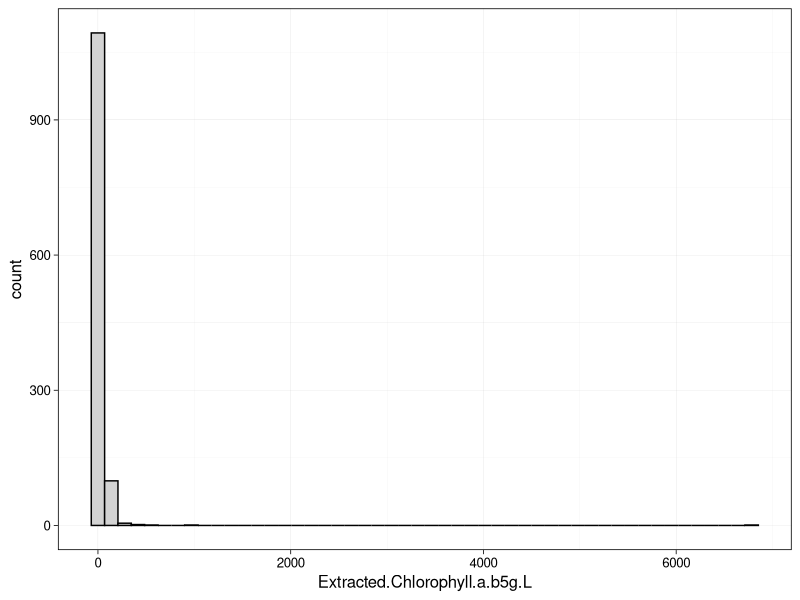
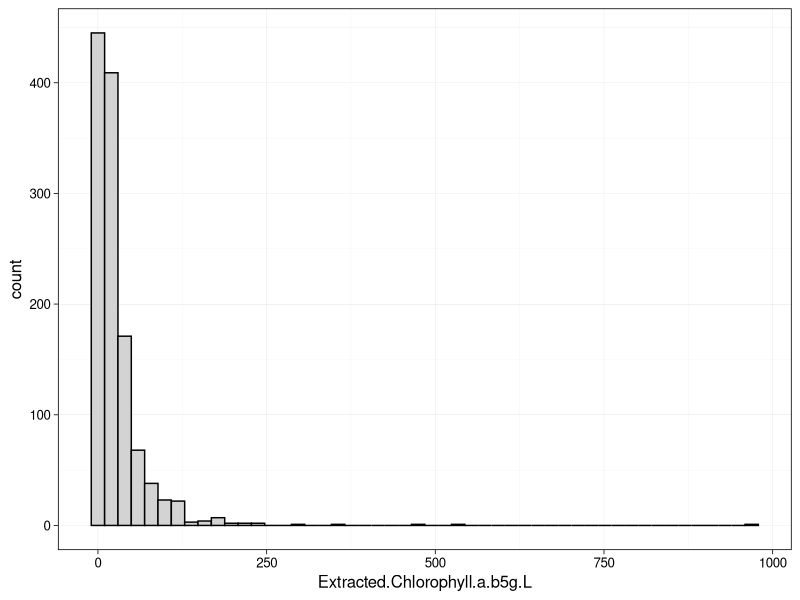
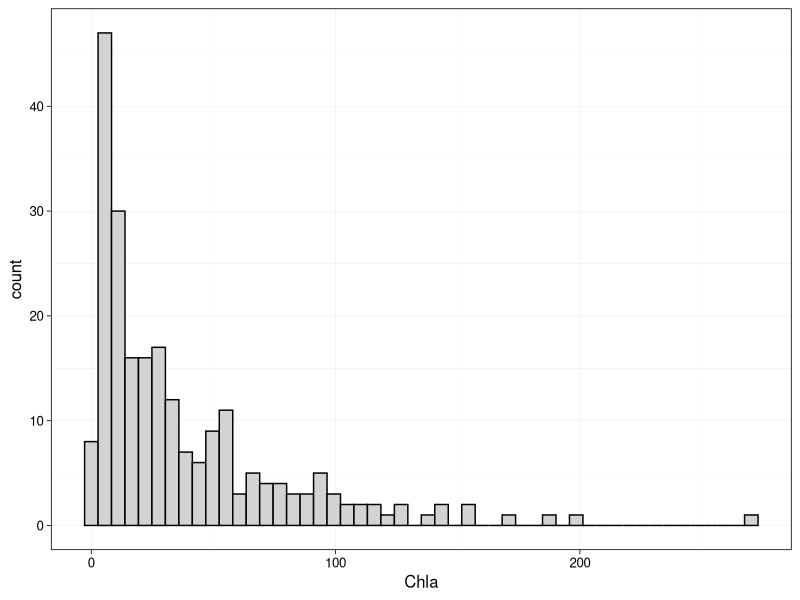
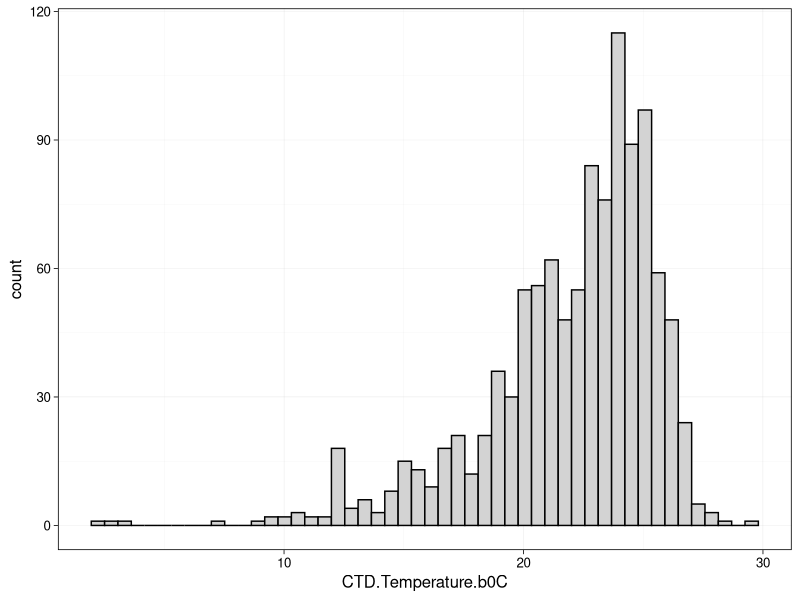
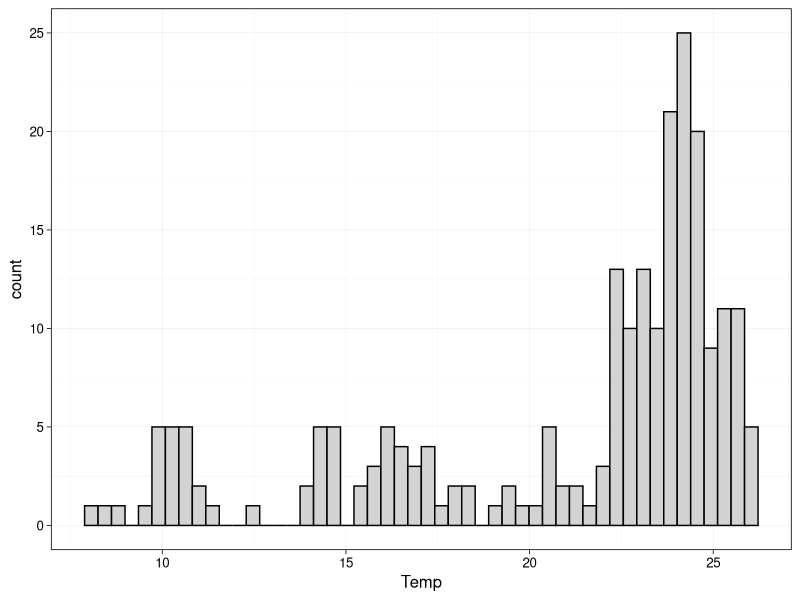
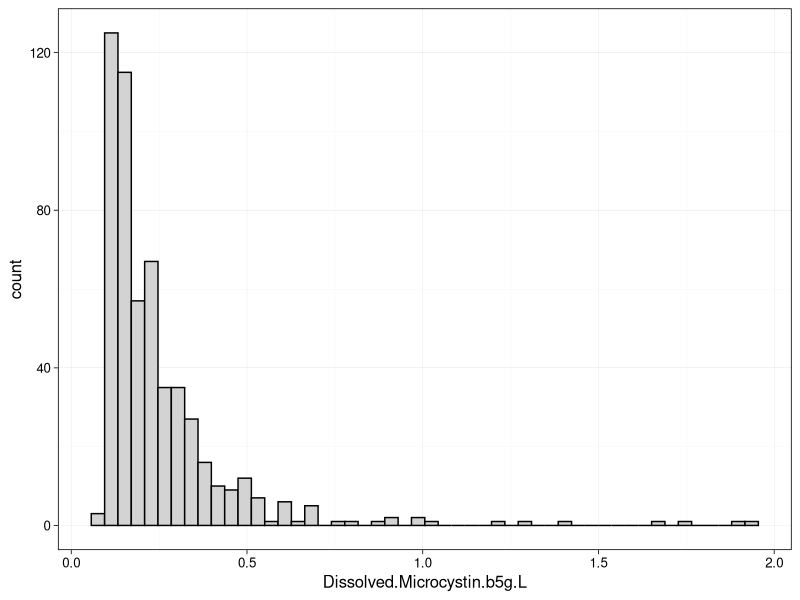
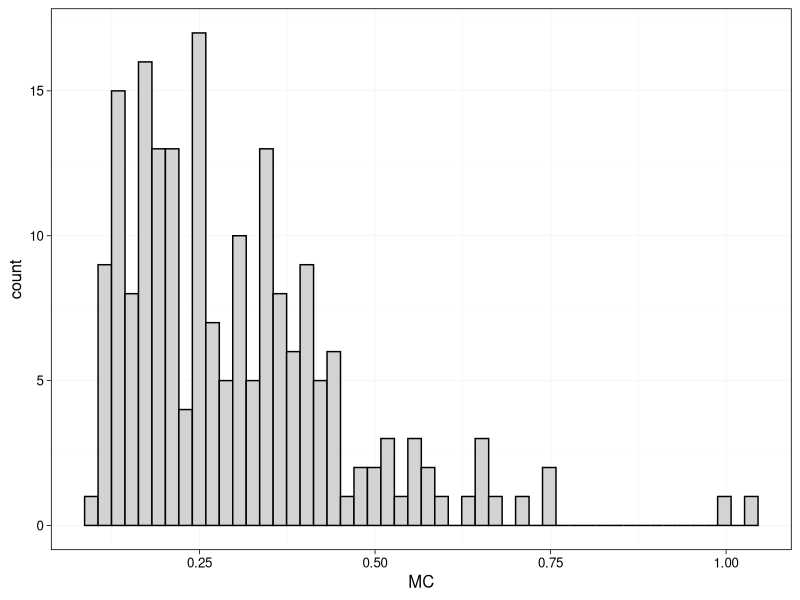
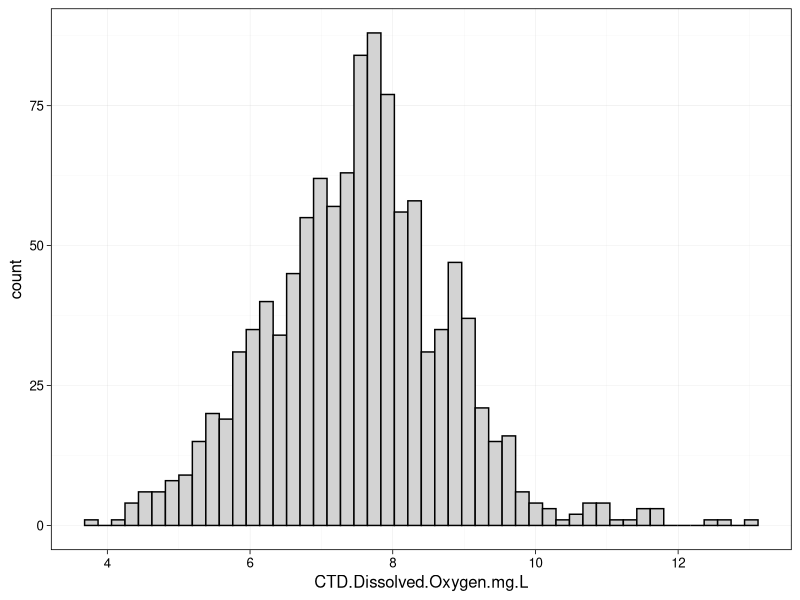

These charts were generated, in order, by the following R code:
library(ggplot2)
library(tidyverse)
library(dplyr)
#install.packages("data.table")
library(data.table)


erie_data_2022 <- read.csv("./Data/Processed/Erie_2022_processed.csv")
erie_data_2012_2018 <- read.csv("./Data/Processed/Erie_2012_2018_processed.csv")

erie_data_2012_2018$Date <- as.Date(erie_data_2012_2018$Date, format="%m/%d/%Y")
erie_data_2012_2018 <- erie_data_2012_2018 %>%
  mutate(year=year(Date)) %>%
  mutate(month=month(Date))

##setting ggplot theme
ggplot_theme <- theme_linedraw(base_size = 12) +
  theme(panel.grid=element_line(colour="gray"),
        axis.text = element_text(color = "black"), 
        legend.position = "top")
theme_set(ggplot_theme)

##summary of 2012-2018 data
summary(erie_data_2012_2018)
#Chla (unit?): min = 0.710, max = 6784.000, mean = 34.014, NAs = 3
#PC (unit?): min = 0.01, max = 8227.92, mean = 29.16, NAs = 36
#MC (unit?): min = 0.0800, max = 1.9400, mean = 0.2527, NAs = 659
#DO (mg/L): min = 3.790, max = 13.040, mean = 7.516, NAs = 94
#CTD Temp (celsius): min = 2.40, max = 29.70, mean = 21.97, NAs = 97
#nitrate.nitrite (mg/L): min = 0.0020, max = 9.4530, mean = 0.9134, NAs = 371
#TDP (unit?): min = 0.16, max = 273.58, mean = 19.10, NAs = 330

summary_df_2012_2018 <- data_frame(Variable = c("Chlorophyll-a", "Phycocyanin", "Microcystin", "Dissolved oxygen", "Temperature", "Nitrate + Nitrite", "Total dissolved phosphorus"),
                              Minimum = c(0.710, 0.01, 0.0800, 3.790, 2.40, 0.0020, 0.16),
                              Maximum = c(6784.000, 8227.92, 1.9400, 13.040, 29.70, 9.4530, 273.58), 
                              Mean = c(34.014, 29.16, 0.2527, 7.516, 21.97, 0.9134, 19.10))
colnames(summary_df_2012_2018)[1] <- ""
summary_table_2012_2018 <- as.data.table(summary_df_2012_2018)
summary_table_2012_2018 ##ADD UNITS TO TABLE

##summary of 2022 data
summary(erie_data_2022)
#Chla (unit?): min = 1.430, max = 271.590, mean = 37.961, NAs = 0
#PC (unit?): min = 0.0186, max = 403.0800, mean = 30.8265, NAs = 19
#MC (unit?): min = 0.1000, max = 1.0400, mean = 0.3032, NAs = 32
#DO (mg/L): min = 4.557, max = 12.473, mean = 7.907, NAs = 0
#Temp (celsius): min = 8.236, max = 26.205, mean = 21.066, NAs = 0

summary_df_2022 <- data_frame(Variable = c("Chlorophyll-a", "Phycocyanin", "Microcystin", "Dissolved oxygen", "Temperature"),
                              Minimum = c(1.430, 0.0186, 0.1000, 4.557, 8.236),
                              Maximum = c(271.590, 403.0800, 1.0400, 12.473, 26.205), 
                              Mean = c(37.961, 30.8265, 0.3032, 7.907, 21.066))
colnames(summary_df_2022)[1] <- ""
summary_table_2022 <- as.data.table(summary_df_2022)
summary_table_2022


##histograms
#chla
chla_hist_2012_2018 <- ggplot(data=erie_data_2012_2018, aes(x=Extracted.Chlorophyll.a.b5g.L))+
  geom_histogram(bins=50, color="black", fill="lightgray") 
chla_hist_2012_2018

chla_hist_no_outlier <- ggplot(data=subset(erie_data_2012_2018, !Extracted.Chlorophyll.a.b5g.L>6000), aes(x=Extracted.Chlorophyll.a.b5g.L))+
  geom_histogram(bins=50, color="black", fill="lightgray") 
chla_hist_no_outlier
##easier to see distribution of chl a when outlier is removed

chla_hist_2022 <- ggplot(data=erie_data_2022, aes(x=Chla))+
  geom_histogram(bins=50, color="black", fill="lightgray") 
chla_hist_2022


#temp
temp_hist_2012_2018 <- ggplot(data=erie_data_2012_2018, aes(x=CTD.Temperature.b0C))+
  geom_histogram(bins=50, color="black", fill="lightgray") 
temp_hist_2012_2018

temp_hist_2022 <- ggplot(data=erie_data_2022, aes(x=Temp))+
  geom_histogram(bins=50, color="black", fill="lightgray") 
temp_hist_2022


#MC
mc_hist_2012_2018 <- ggplot(data=erie_data_2012_2018, aes(x=Dissolved.Microcystin.b5g.L))+
  geom_histogram(bins=50, color="black", fill="lightgray") 
mc_hist_2012_2018

mc_hist_2022 <- ggplot(data=erie_data_2022, aes(x=MC))+
  geom_histogram(bins=50, color="black", fill="lightgray") 
mc_hist_2022


#DO
do_hist_2012_2018 <- ggplot(data=erie_data_2012_2018, aes(x=CTD.Dissolved.Oxygen.mg.L))+
  geom_histogram(bins=50, color="black", fill="lightgray") 
do_hist_2012_2018

do_hist_2022 <- ggplot(data=erie_data_2022, aes(x=DO))+
  geom_histogram(bins=50, color="black", fill="lightgray") 
do_hist_2022



##year box plots
# chla_year <- ggplot(data=erie_data_2012_2018, aes(x=as.factor(year), y=Extracted.Chlorophyll.a.b5g.L))+
#   geom_boxplot()
# chla_year
# 
# chla_year_no_outlier <- ggplot(data=subset(erie_data_2012_2018, !Extracted.Chlorophyll.a.b5g.L>6000), aes(x=as.factor(year), y=Extracted.Chlorophyll.a.b5g.L))+
#   geom_boxplot()
# chla_year_no_outlier
# 
# temp_year <- ggplot(data=erie_data_2012_2018, aes(x=as.factor(year), y=CTD.Temperature.b0C))+
#   geom_boxplot()
# temp_year



##surface v. bottom box plots
chla_depth_2012_2018 <- ggplot(data=erie_data_2012_2018, aes(x=as.factor(Sample.Depth.category), y=Extracted.Chlorophyll.a.b5g.L))+
  geom_boxplot()
chla_depth_2012_2018

##??
chla_depth_no_outlier <- ggplot(data=subset(erie_data_2012_2018, !Extracted.Chlorophyll.a.b5g.L>750), aes(x=as.factor(Sample.Depth.category), y=Extracted.Chlorophyll.a.b5g.L))+
  geom_boxplot()
chla_depth_no_outlier

chla_depth_2022 <- ggplot(data=erie_data_2022, aes(x=as.factor(Depth_category), y=Chla))+
  geom_boxplot()
chla_depth_2022

MC_depth_2012_2018 <- ggplot(data=erie_data_2012_2018, aes(x=as.factor(Sample.Depth.category), y=Dissolved.Microcystin.b5g.L))+
  geom_boxplot()
MC_depth_2012_2018

MC_depth_2022 <- ggplot(data=erie_data_2022, aes(x=as.factor(Depth_category), y=MC))+
  geom_boxplot()
MC_depth_2022

# DO_depth_2012_2018 <- ggplot(data=erie_data_2012_2018, aes(x=as.factor(Sample.Depth.category), y=CTD.Dissolved.Oxygen.mg.L))+
#   geom_boxplot()
# DO_depth_2012_2018
# 
# DO_depth_2022 <- ggplot(data=erie_data_2022, aes(x=as.factor(Depth_category), y=DO))+
#   geom_boxplot()
# DO_depth_2022

Temp_depth_2012_2018 <- ggplot(data=erie_data_2012_2018, aes(x=as.factor(Sample.Depth.category), y=CTD.Temperature.b0C))+
  geom_boxplot()
Temp_depth_2012_2018

Temp_depth_2022 <- ggplot(data=erie_data_2022, aes(x=as.factor(Depth_category), y=Temp))+
  geom_boxplot()
Temp_depth_2022
